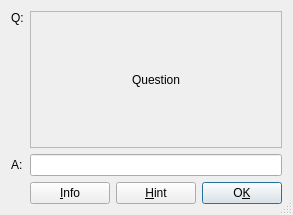
<?xml version="1.0" encoding="UTF-8"?>
<ui version="4.0">
 <class>flashCardWindow</class>
 <widget class="QDialog" name="flashCardWindow">
  <property name="windowModality">
   <enum>Qt::WindowModal</enum>
  </property>
  <property name="geometry">
   <rect>
    <x>0</x>
    <y>0</y>
    <width>255</width>
    <height>215</height>
   </rect>
  </property>
  <property name="windowTitle">
   <string>FlashKard Tester</string>
  </property>
  <property name="sizeGripEnabled">
   <bool>true</bool>
  </property>
  <property name="modal">
   <bool>true</bool>
  </property>
  <layout class="QGridLayout" name="gridLayout" rowstretch="1,0,0,0" columnstretch="0,1">
   <item row="0" column="0">
    <widget class="QLabel" name="questionLabel">
     <property name="text">
      <string>Q:</string>
     </property>
     <property name="alignment">
      <set>Qt::AlignLeading|Qt::AlignLeft|Qt::AlignTop</set>
     </property>
    </widget>
   </item>
   <item row="0" column="1">
    <widget class="QFrame" name="questionFrame">
     <property name="frameShape">
      <enum>QFrame::StyledPanel</enum>
     </property>
     <property name="frameShadow">
      <enum>QFrame::Raised</enum>
     </property>
     <layout class="QHBoxLayout" name="horizontalLayout_3">
      <item>
       <widget class="QLabel" name="questionText">
        <property name="text">
         <string>Question</string>
        </property>
        <property name="scaledContents">
         <bool>false</bool>
        </property>
        <property name="alignment">
         <set>Qt::AlignCenter</set>
        </property>
        <property name="wordWrap">
         <bool>true</bool>
        </property>
       </widget>
      </item>
     </layout>
    </widget>
   </item>
   <item row="2" column="0">
    <widget class="QLabel" name="answerLabel">
     <property name="sizePolicy">
      <sizepolicy hsizetype="Preferred" vsizetype="Fixed">
       <horstretch>0</horstretch>
       <verstretch>0</verstretch>
      </sizepolicy>
     </property>
     <property name="frameShape">
      <enum>QFrame::NoFrame</enum>
     </property>
     <property name="text">
      <string>A:</string>
     </property>
    </widget>
   </item>
   <item row="2" column="1">
    <widget class="QLineEdit" name="answerBox"/>
   </item>
   <item row="3" column="1">
    <layout class="QHBoxLayout" name="buttons">
     <property name="sizeConstraint">
      <enum>QLayout::SetDefaultConstraint</enum>
     </property>
     <item>
      <widget class="QPushButton" name="infoButton">
       <property name="maximumSize">
        <size>
         <width>16777215</width>
         <height>24</height>
        </size>
       </property>
       <property name="text">
        <string>&amp;Info</string>
       </property>
      </widget>
     </item>
     <item>
      <widget class="QPushButton" name="hintButton">
       <property name="maximumSize">
        <size>
         <width>16777215</width>
         <height>24</height>
        </size>
       </property>
       <property name="text">
        <string>&amp;Hint</string>
       </property>
      </widget>
     </item>
     <item>
      <widget class="QPushButton" name="answerOKButton">
       <property name="maximumSize">
        <size>
         <width>16777215</width>
         <height>24</height>
        </size>
       </property>
       <property name="text">
        <string>O&amp;K</string>
       </property>
       <property name="default">
        <bool>true</bool>
       </property>
      </widget>
     </item>
    </layout>
   </item>
  </layout>
 </widget>
 <resources/>
 <connections/>
</ui>
